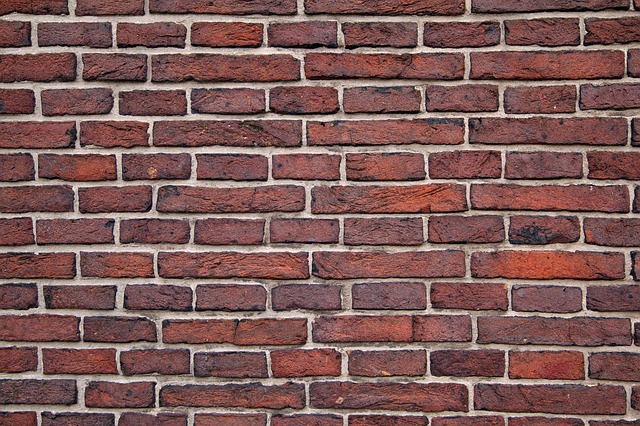
#> input picture assignment3/images/bricks.jpg, 640 x 426 px, found by its file name
$ python ex3e.py   (older library calls are emulated)
#> lines starting #> are read from the running program, lines starting #| are printed output that depends on the picture; after the words box and inside, x2 and y2 are one past the last pixel; in counts of white or black regions, pixels touching at a corner belong together
### assignment3/UZ_utils.py
"""
Before the first run, you need to have all necessary Python packages installed. For
that we highly recommend firstly creating Virtual Environment, to have your
development environment seperated from other projects (https://docs.python.org/3/tutorial/venv.html).

In system terminal then run: "pip install numpy opencv-python matplotlib Pillow"
"""

import numpy as np
import cv2
from matplotlib import pyplot as plt
from PIL import Image


def imread(path):
    """
    Reads an image in RGB order. Image type is transformed from uint8 to float, and
    range of values is reduced from [0, 255] to [0, 1].
    """
    I = Image.open(path).convert('RGB')  # PIL image.
    I = np.asarray(I)  # Converting to Numpy array.
    I = I.astype(np.float64) / 255
    return I


def imread_gray(path):
    """
    Reads an image in gray. Image type is transformed from uint8 to float, and
    range of values is reduced from [0, 255] to [0, 1].
    """
#> called with path = 'assignment3/images/bricks.jpg'
    I = Image.open(path).convert('L')  # PIL image opening and converting to gray.
    I = np.asarray(I)  # Converting to Numpy array.
    I = I.astype(np.float64) / 255
#> I: shape (426, 640) float64
    return I


# [43 lines left out: functions imshow, signal_show, convolve, not called in this run]


# [25 lines that do not run on import are left out]

### assignment3/ex2_functions.py
import numpy as np
from matplotlib import pyplot as plt
import math
import cv2
from UZ_utils import *

# Function gaussdx
def gaussdx(sigma):
    # Size of the kernel's array
#> called with sigma = 1
    gdx = np.zeros((2 * (sigma * 3)) + 1)
    i = 0
    for x in range(-sigma * 3, sigma * 3):
        gdx[i] = (-1/np.sqrt(2*math.pi) * (sigma**3)) * x * math.exp(-(x*x) / (2 * sigma * sigma))
        i += 1

    # Normalise kernel adding up their absoulte values
    sum_of_values = 0
    for x in gdx:
        sum_of_values += abs(x)

    # Normalized gdx
    gdx_normalized = gdx / sum_of_values

    return gdx_normalized

# Gauss function
# [45 lines left out: functions gauss, partial_derivatives, second_derivatives, not called in this run]

def gradient_magnitude(I,sigma):
    # Creation of the kernel
    d = gaussdx(sigma)

    # Convolution
    Ix = cv2.filter2D(I, -1, d.reshape(1,-1))
    Iy = cv2.filter2D(I, -1, d.reshape(-1,1))

    I_mag = np.sqrt((Ix**2) + (Iy**2))
    I_dir = np.arctan2(Iy,Ix)

    return I_mag, I_dir

def findedges(I,sigma,theta):
    I_gm = gradient_magnitude(I, sigma)
    Imag = np.where(I_gm[0] > theta, I_gm[0], 0)
    Idir = abs(I_gm[1]) * (180/math.pi)
    Inonmax = np.copy(Imag)

    for i in range(1, Imag.shape[0] - 1):
        for j in range(1, Imag.shape[1] - 1):
            angulo = Idir[i,j]

            if (0 <= angulo <= 22.5) or (157.5 <= angulo <= 180):
                neighbors = [Imag[i,j-1],Imag[i,j+1]]
            elif 22.5 <= angulo <= 67.5:
                neighbors = [Imag[i-1,j-1], Imag[i+1,j+1]]
            elif 67.5 <= angulo <= 112.5:
                neighbors = [Imag[i,j-1], Imag[i,j+1]]
            elif 112.5 <= angulo <= 157.5:
                neighbors = [Imag[i+1,j-1], Imag[i-1, j+1]]

            if Imag[i,j] < max(neighbors):
                Inonmax[i,j] = 0
#> Inonmax: shape (426, 640) float64; min 0, max 0.538, mean 0.0148
    Inonmax = np.where(Inonmax > 0, 1,0)
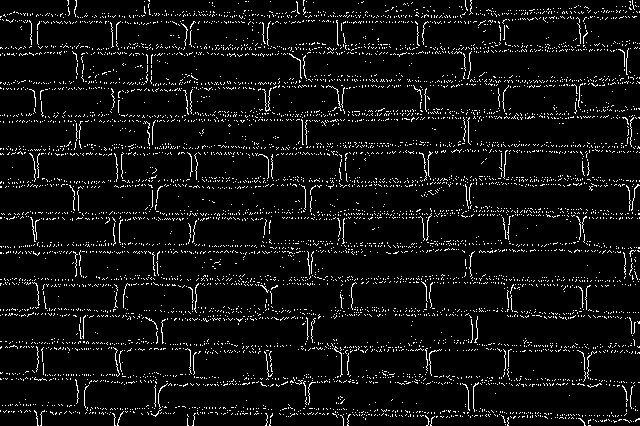
#> Inonmax: shape (426, 640) int64; values 0 (black) and 1 (white), 6.1% white in thin lines or dots
    return Inonmax

# [8 lines left out: function nonmaxima_suppression_box, not called in this run]

### assignment3/a3_utils.py
import numpy as np
from matplotlib import pyplot as plt


def draw_line(rho, theta, h, w):
    """
    Example usage:

    plt.imshow(I)
    draw_line(rho1, theta1, h, w)
    draw_line(rho2, theta2, h, w)
    draw_line(rho3, theta3, h, w)
    plt.show()

    "rho" and "theta": Parameters for the line which will be drawn.
    "h", "w": Height and width of an image.
    """

    c = np.cos(theta)
    s = np.sin(theta)

    xs = []
    ys = []
    if s != 0:
        y = int(rho / s)
        if 0 <= y < h:
            xs.append(0)
            ys.append(y)

        y = int((rho - w * c) / s)
        if 0 <= y < h:
            xs.append(w - 1)
            ys.append(y)
    if c != 0:
        x = int(rho / c)
        if 0 <= x < w:
            xs.append(x)
            ys.append(0)

        x = int((rho - h * s) / c)
        if 0 <= x < w:
            xs.append(x)
            ys.append(h - 1)

    plt.plot(xs[:2], ys[:2], 'r', linewidth=.7)

### assignment3/ex3e.py
import numpy as np
from matplotlib import pyplot as plt
import math
import cv2
from UZ_utils import *
from a3_utils import *
from ex2_functions import *

# Creation of the accumulator array:
def hough_find_lines(I, theta_bins, rho_bins, threshold):
#> called with theta_bins = 300, rho_bins = 300, threshold = 0.16
    h , w = I.shape
#> h = 426; w = 640

    max_rho = int(np.sqrt((h)**2 + (w)**2))
#> max_rho = 768
    accumulator = np.zeros((rho_bins, theta_bins))

    for x in range(h):
        for y in range(w):
            if I[x,y] >= threshold:
                for i in range(theta_bins):
                    # Angle
                    theta = (i / theta_bins) * np.pi -np.pi/2
                    # Rho
                    rho = int(x * np.cos(theta) - y * np.sin(theta))
                    rho_index = int((rho + max_rho) * rho_bins / (max_rho * 2))
                    accumulator[rho_index, i] += 1
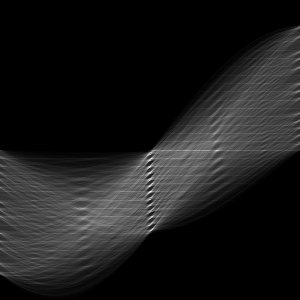
#> accumulator: shape (300, 300) float64; min 0, max 514, mean 55; drawn with min black and max white
#> in imread, I is the input picture: PIL image 640x426 RGB; mean R, G, B 125.8, 90.4, 88

    return accumulator

def search_10_values(accumulator, I, theta_bins, rho_bins):
    # Size of the image
#> called with theta_bins = 300, rho_bins = 300
    h , w = I.shape
#> h = 426; w = 640
    max_rho = int(np.sqrt((h)**2 + (w)**2))
#> max_rho = 768

    top_10_lines = np.unravel_index(np.argsort(accumulator, axis=None)[-10:], accumulator.shape)
#> top_10_lines = 10 positions, rows 158 to 216, columns 149 to 152

    for i in range(10):
        rho, theta = top_10_lines[0][i], top_10_lines[1][i]
        draw_line((-max_rho + (2 * max_rho * rho / rho_bins) + 1), (theta / theta_bins) * np.pi, h, w)
#> this loop made 10 passes
#> (rho, theta, c in draw_line) on passes 1 to 10: (167, 149, 0.0105), (216, 152, -0.0209), (180, 149, 0.0105), (172, 150, 6.12e-17), (166, 149, 0.0105), (166, 150, 6.12e-17), (160, 149, 0.0105), (192, 149, 0.0105), (158, 151, -0.0105), (191, 150, 6.12e-17)

    return

# Bricks
I_gray = imread_gray('assignment3/images/bricks.jpg')
plt.subplot(1,3,1)
plt.imshow(I_gray, cmap='gray')
plt.title('Image')

I_edge = findedges(I_gray,1,0.16)
plt.subplot(1,3,2)
plt.imshow(I_edge, cmap='gray')
plt.title('Edges')
accumulator = hough_find_lines(I_edge,300,300,0.16)

plt.subplot(1,3,3)
I = imread('assignment3/images/bricks.jpg')
plt.imshow(I)
plt.title('Top 10 lines')
search_10_values(accumulator, I_gray, 300, 300)

# Pier
plt.figure()
I_gray = imread_gray('assignment3/images/pier.jpg')
#> call 2 of imread_gray, with path = 'assignment3/images/pier.jpg'
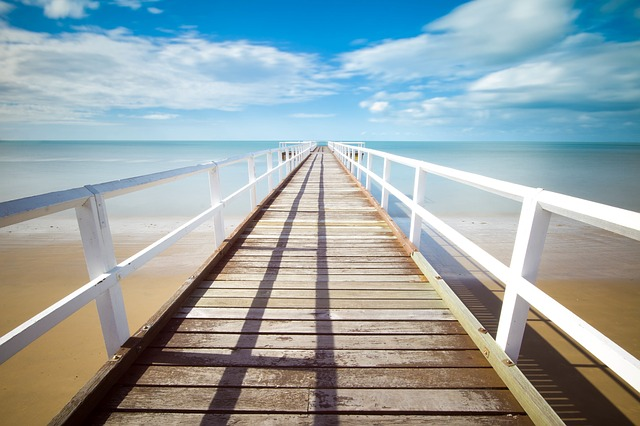
#> input picture assignment3/images/pier.jpg, 640 x 426 px, found by its file name
plt.subplot(1,3,1)
plt.imshow(I_gray, cmap='gray')
plt.title('Image')

I_edge = findedges(I_gray,1,0.16)
#> call 2 of findedges, with sigma = 1, theta = 0.16
#> in findedges (call 2), `Idir = abs(I_gm[1]) * (180/math.pi)`:
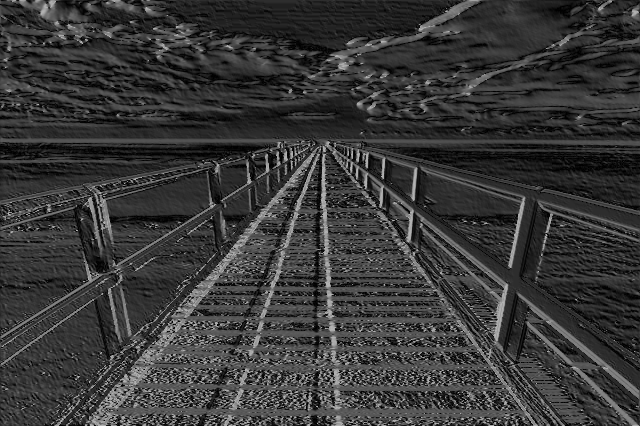
#> Idir: shape (426, 640) float64; min 0.00145, max 180, mean 56.8
#> after the loop in findedges (call 2), `for i in range(1, Imag.shape[0] - 1):`:
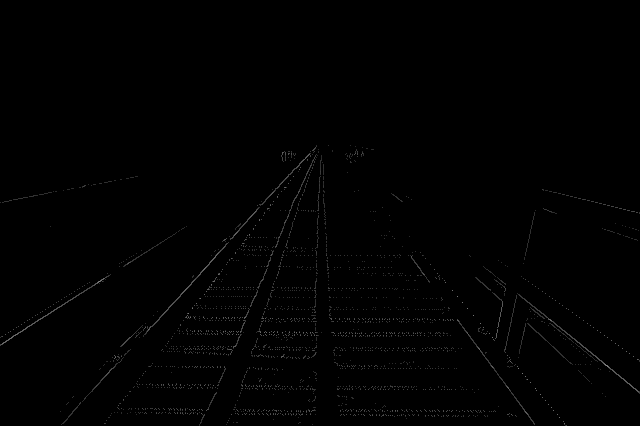
#> Inonmax: shape (426, 640) float64; min 0, max 0.559, mean 0.00475
#> in findedges (call 2), `Inonmax = np.where(Inonmax > 0, 1,0)`: Inonmax: shape (426, 640) int64; values 0 (black) and 1 (white), 2% white in thin lines or dots, all inside (x1, y1, x2, y2) = (0, 145, 640, 426)
plt.subplot(1,3,2)
plt.imshow(I_edge, cmap='gray')
plt.title('Edges')
accumulator = hough_find_lines(I_edge,300,300,0.16)
#> call 2 of hough_find_lines, with theta_bins = 300, rho_bins = 300, threshold = 0.16
#> after the loop in hough_find_lines (call 2), `for x in range(h):`:
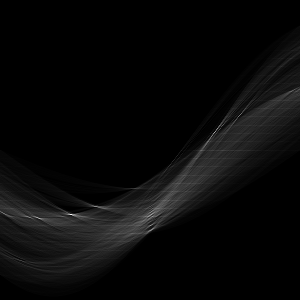
#> accumulator: shape (300, 300) float64; min 0, max 502, mean 18; drawn with min black and max white

plt.subplot(1,3,3)
I = imread('assignment3/images/pier.jpg')
#> in imread, I is the input picture: PIL image 640x426 RGB; mean R, G, B 150.7, 164.4, 166.7
plt.imshow(I)
plt.title('Top 10 lines')
search_10_values(accumulator, I_gray, 300, 300)
#> the loop in search_10_values (call 2), `for i in range(10):` made 10 passes
#> (rho, theta, c in draw_line, s in draw_line) on passes 1 to 10: (216, 148, 0.0209, 1), (131, 215, -0.629, 0.777), (214, 72, 0.729, 0.685), (217, 37, 0.926, 0.378), (214, 151, -0.0105, 1), (132, 214, -0.621, 0.784), (214, 69, 0.75, 0.661), (218, 39, 0.918, 0.397), (214, 70, 0.743, 0.669), (214, 71, 0.736, 0.677)


plt.show()
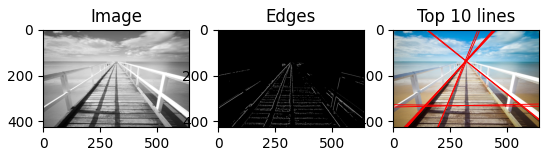
#> figure drawn by matplotlib, 3 panels
